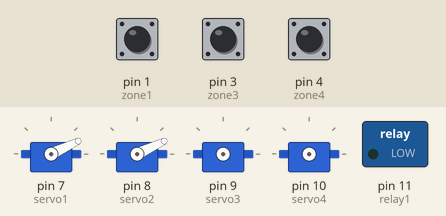
The sketch below on a simulated Arduino Uno, built with avr-gcc and run on an emulated ATmega328P. Shown: 4 × servo, switched loads named in the sketch (green lamp = pin HIGH). Inputs (shaded band) come from the test bench; at power-on: pin 3 (zone3) HIGH, pin 1 (zone1) HIGH, pin 4 (zone4) HIGH.

Above: at 0.1 s.
At 2.2 s:
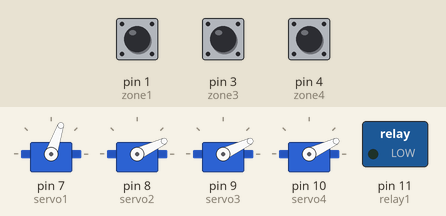
2.3 s: pin 3 (zone3) pulled LOW for 3.2 s
At 7.1 s:
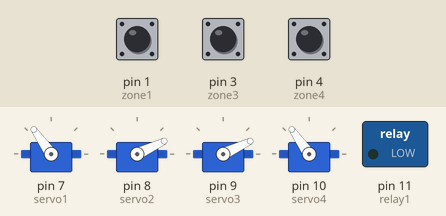
Timing chart, 0 to 23.1 s (numbered marks = the images above; inputs shaded):
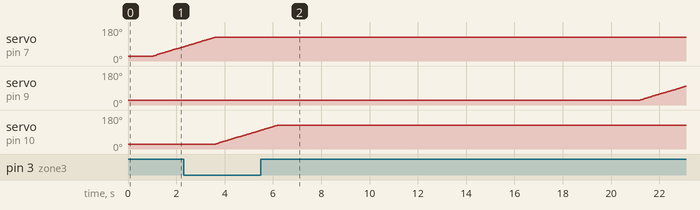

The sketch:

HVAC_Controller.ino
```cpp
 // This is what is currently loaded, including the variable speed servo control.

#include <VarSpeedServo.h>

VarSpeedServo myservo1;    // create servo object to control a servo
VarSpeedServo myservo2;
VarSpeedServo myservo3;
VarSpeedServo myservo4;

//INPUTS
int zone1 = 1;  //pin1
int zone2 = 2;  //pin2
int zone3 = 3;  //pin3
int zone4 = 4;  //pin4

int fanstatus = 5;


//OUTPUTS
int servo1 = 7;
int servo2 = 8;
int servo3 = 9;
int servo4 = 10;

int relay1 = 11;
//int relay2 = 12;


int speed = 25;
//int s1open = 25;
//int s1closed = 125;
//int s2open = 0;
//int s2closed = 170;
//int potpin = 0;  // analog pin used to connect the potentiometer
//int open = 90;
//int closed = 0;

void setup() {
pinMode(zone1, INPUT_PULLUP);     // Initialize  pin as input with an internal pull-up resistor
pinMode(zone2, INPUT_PULLUP);
pinMode(zone3, INPUT_PULLUP);
pinMode(zone4, INPUT_PULLUP);
pinMode(fanstatus, INPUT_PULLUP);

pinMode(relay1, OUTPUT);
digitalWrite(relay1, LOW);
//pinMode(relay2, OUTPUT);
//digitalWrite(relay2, LOW);

myservo1.attach(servo1);         //Initialize the servo attached to pin
myservo1.write(125, 0, true);
myservo1.write(25, 0, true);
//delay(1000);
//myservo1.write(125, 0, true);
//myservo1.write(25, 0, true);
myservo1.detach();

myservo2.attach(servo2);         //Initialize the servo attached to pin
myservo2.write(125, 0, true);
myservo2.write(25, 0, true);
delay(1000);
//myservo1.write(125, 50, true);
//myservo1.write(25, speed, true);
myservo2.detach();

myservo3.attach(servo3);         //Initialize the servo attached to pin
myservo3.write(125, 0, true);
myservo3.write(25, 0, true);
//delay(1000);
//myservo3.write(125, 50, true);
//myservo3.write(25, speed, true);
myservo3.detach();

myservo4.attach(servo4);         //Initialize the servo attached to pin
myservo4.write(125, 0, true);
myservo4.write(25, 0, true);
//delay(1000);
//myservo3.write(125, 50, true);
//myservo3.write(25, speed, true);
myservo4.detach();
}

int close_Z1(){
myservo1.attach(servo1);
    myservo1.write(25, speed, true);
    //delay(1000);
    myservo1.detach();
}

int open_Z1(){
  myservo1.attach(servo1);
  myservo1.write(125, speed, true);
  //delay(1000);
  myservo1.detach();
}

int close_Z2(){
myservo2.attach(servo2);
    myservo2.write(25, speed, true);
    //delay(1000);
    myservo2.detach();
}

int open_Z2(){
  myservo2.attach(servo2);
  myservo2.write(125, speed, true);
  //delay(1000);
  myservo2.detach();
}

int close_Z3(){
myservo3.attach(servo3);
    myservo3.write(25, speed, true);
    //delay(1000);
    myservo3.detach();
}

int open_Z3(){
  myservo3.attach(servo3);
  myservo3.write(125, speed, true);
  //delay(1000);
  myservo3.detach();
}
int close_Z4(){
myservo4.attach(servo4);
    myservo4.write(25, speed, true);
    //delay(1000);
    myservo4.detach();
}

int open_Z4(){
  myservo4.attach(servo4);
  myservo4.write(125, speed, true);
  //delay(1000);
  myservo4.detach();
}

void loop() {

/////ZONE 1/////
  if(digitalRead(zone1) == LOW) // ZONE IS CALLED TO BE CLOSED,  RELAY IS ENERGIZED CLOSES AND GROUNDS THE PIN = LOW.   LOW -> SHUT ZONE  HIGH -> OPEN ZONE    Default State is OPEN/HIGH
  {
    close_Z1();
  }
    else
  {
    open_Z1();
  };

/*
/////ZONE 2/////
//THIS ZONE IS DIFFERENT BECAUSE WE NEED TO TURN ON THE BOOST FAN WHEN THE ZONE IS OPEN BUT ONLY WHEN THE HVAC FAN IS ON. RATHER THAN SIMPLY CLOSE A DAMPER WHEN THE ZONE IS CLOSED
// this first block is to control the relay

if(digitalRead(fanstatus) == LOW //THIS CHECKS IF THE HVAC FAN IS ON LOW=FAN ON
&& digitalRead(zone2) == HIGH)  //IF THE FAN IS ON AND THE ZONE IS SUPPOSED TO BE OPEN THEN THE RELAY WILL TURN ON THE BOOST FAN
  {
    digitalWrite(relay1, HIGH);  // Turn ON the relay
  }
    else
  {
    digitalWrite(relay1, LOW);  // Turn OFF the relay
  };


//This block is to control a servo is needed.
 if(digitalRead(zone2) == LOW) // ZONE IS CALLED TO BE CLOSED,  RELAY IS ENERGIZED CLOSES AND GROUNDS THE PIN = LOW.   LOW -> SHUT ZONE  HIGH -> OPEN ZONE    Default State is OPEN/HIGH
  {
    close_Z2();
  }
    else
  {
    open_Z2();
  };
 */


/////ZONE 3/////
if(digitalRead(zone3) == LOW) // ZONE IS CALLED TO BE CLOSED,  RELAY IS ENERGIZED CLOSES AND GROUNDS THE PIN = LOW.   LOW -> SHUT ZONE  HIGH -> OPEN ZONE    Default State is OPEN/HIGH
  {
    close_Z3();
  }
    else
  {
    open_Z3();
  };
/////ZONE 4/////
if(digitalRead(zone4) == LOW) // ZONE IS CALLED TO BE CLOSED,  RELAY IS ENERGIZED CLOSES AND GROUNDS THE PIN = LOW.   LOW -> SHUT ZONE  HIGH -> OPEN ZONE    Default State is OPEN/HIGH
  {
    close_Z4();
  }
    else
  {
    open_Z4();
  };


delay(15*1000);  //Pauses the program for the amount of time (in miliseconds) specified as parameter. (There are 1000 milliseconds in a second.)
}
```
